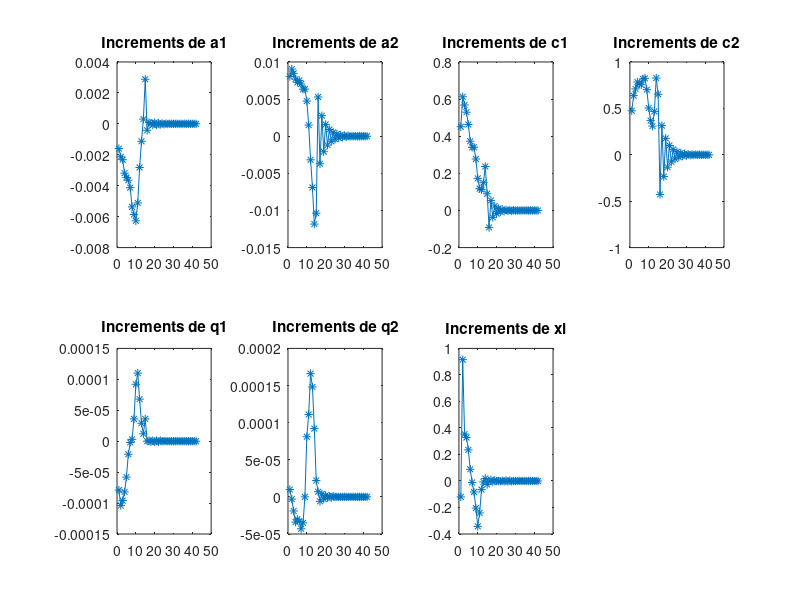

Write MATLAB code to recreate this figure.
clear
clf
A = [-0.001598 0.008052 0.451064 0.474157 -0.000079 0.000010 -0.120447  ; -0.002131 0.009055 0.612478 0.637542 -0.000104 -0.000003 0.915095  ; -0.002318 0.008466 0.568375 0.710206 -0.000096 -0.000019 0.353626  ; -0.003187 0.007685 0.529463 0.783930 -0.000082 -0.000034 0.327884  ; -0.003470 0.007253 0.463215 0.764482 -0.000058 -0.000030 0.234450  ; -0.003643 0.007512 0.373074 0.754982 -0.000021 -0.000033 0.088204  ; -0.004126 0.007036 0.340026 0.817604 -0.000002 -0.000043 -0.011357  ; -0.005368 0.006332 0.340650 0.824048 0.000003 -0.000035 -0.082926  ; -0.005858 0.006341 0.277390 0.701507 0.000036 0.000000 -0.204579  ; -0.006271 0.004735 0.172950 0.504412 0.000092 0.000081 -0.342418  ; -0.005115 0.001503 0.117629 0.368117 0.000110 0.000111 -0.241178  ; -0.002821 -0.003176 0.112379 0.308918 0.000068 0.000166 -0.065168  ; -0.001128 -0.006901 0.149783 0.467308 0.000029 0.000148 -0.007537  ; 0.000310 -0.011833 0.236909 0.827109 0.000012 0.000092 0.018721  ; 0.002884 -0.010369 0.090119 0.652297 0.000036 0.000022 -0.026615  ; -0.000419 0.005286 -0.091337 -0.427429 -0.000000 0.000007 -0.003837  ; 0.000086 -0.003710 0.054107 0.314524 0.000001 -0.000006 0.009163  ; 0.000039 0.002770 -0.037359 -0.234954 -0.000001 0.000004 -0.007581  ; -0.000074 -0.002085 0.024548 0.176810 0.000001 -0.000003 0.004632  ; 0.000083 0.001587 -0.016844 -0.133485 -0.000001 0.000002 0.000153  ; -0.000074 -0.001197 0.010941 0.100726 0.000001 -0.000001 -0.000863  ; 0.000053 0.000909 -0.007804 -0.076693 -0.000001 0.000001 -0.002471  ; -0.000041 -0.000687 0.005746 0.058505 0.000001 -0.000001 0.002875  ; 0.000030 0.000530 -0.004347 -0.044367 -0.000000 0.000001 -0.003902  ; -0.000022 -0.000404 0.003227 0.033519 0.000000 -0.000000 0.004014  ; 0.000014 0.000311 -0.002272 -0.025583 -0.000000 0.000000 -0.003773  ; -0.000010 -0.000239 0.001828 0.019638 0.000000 -0.000000 0.002509  ; 0.000006 0.000181 -0.001596 -0.014838 -0.000000 0.000000 -0.002064  ; -0.000000 -0.000132 0.001215 0.011300 0.000000 -0.000000 -0.000107  ; 0.000001 0.000102 -0.000821 -0.008632 -0.000000 0.000000 -0.000313  ; -0.000001 -0.000079 0.000518 0.006386 0.000000 -0.000000 -0.000547  ; 0.000005 0.000056 -0.000196 -0.004786 -0.000000 0.000000 0.001185  ; -0.000008 -0.000041 -0.000078 0.003732 0.000000 -0.000000 -0.001002  ; 0.000008 0.000027 0.000300 -0.002797 -0.000000 0.000000 0.000830  ; -0.000009 -0.000017 -0.000350 0.002122 -0.000000 -0.000000 -0.000087  ; 0.000007 0.000011 0.000357 -0.001593 -0.000000 0.000000 -0.000781  ; -0.000006 -0.000008 -0.000277 0.001176 0.000000 -0.000000 0.000267  ; 0.000005 0.000006 0.000335 -0.000828 -0.000000 -0.000000 0.000228  ; -0.000004 -0.000006 -0.000288 0.000713 0.000000 -0.000000 -0.000098  ; 0.000003 0.000005 0.000209 -0.000604 -0.000000 0.000000 -0.000047  ; -0.000002 -0.000003 -0.000171 0.000483 0.000000 -0.000000 -0.000028  ; 0.000001 0.000002 0.000090 -0.000328 -0.000000 -0.000000 -0.000078 ];
% Vecteur colonne du nombre d'itérations
N=length(A(:,1));
iterations=[1:N]';

% Tracé
titres=['Increments de a1';'Increments de a2';'Increments de c1';'Increments de c2';'Increments de q1';'Increments de q2';'Increments de xi'];
for i=1:7
	subplot(2,4,i)
	plot(iterations(1:end), A(1:end,i), '*-');
	title(titres(i,:));
end

